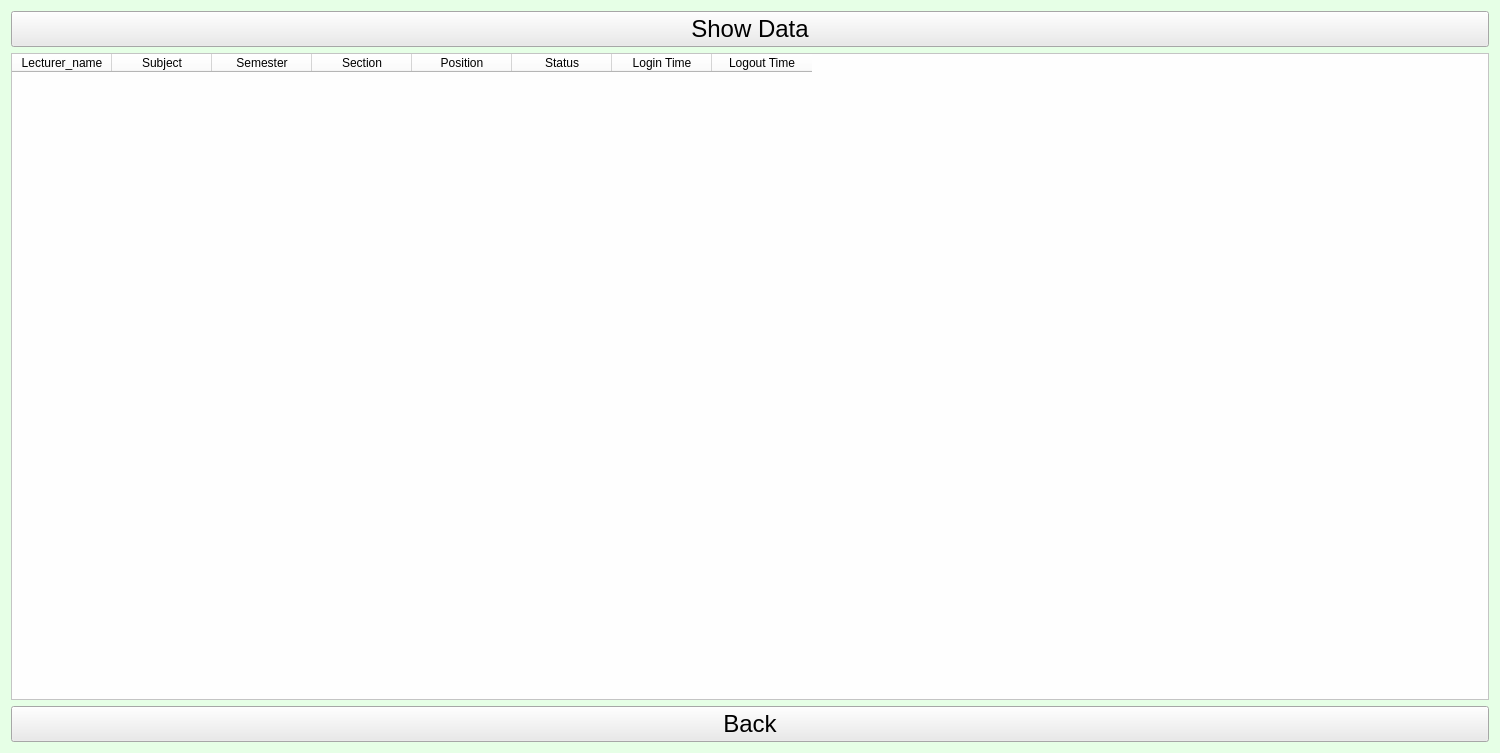
<?xml version="1.0" encoding="UTF-8"?>
<ui version="4.0">
 <class>widget</class>
 <widget class="QWidget" name="widget">
  <property name="geometry">
   <rect>
    <x>0</x>
    <y>0</y>
    <width>1500</width>
    <height>753</height>
   </rect>
  </property>
  <property name="font">
   <font>
    <pointsize>28</pointsize>
    <italic>true</italic>
   </font>
  </property>
  <property name="windowTitle">
   <string>Admin_view_user</string>
  </property>
  <property name="styleSheet">
   <string notr="true">background-color:rgb(230, 255, 230)</string>
  </property>
  <layout class="QVBoxLayout" name="verticalLayout">
   <item>
    <widget class="QPushButton" name="show_data">
     <property name="font">
      <font>
       <pointsize>18</pointsize>
       <italic>false</italic>
      </font>
     </property>
     <property name="styleSheet">
      <string notr="true">background-color:rgb(234, 234, 234)</string>
     </property>
     <property name="text">
      <string>Show Data</string>
     </property>
    </widget>
   </item>
   <item>
    <widget class="QTableWidget" name="tableWidget">
     <property name="styleSheet">
      <string notr="true">background-color:rgb(254, 254, 254);
font: 350 italic 11pt &quot;Segoe UI Semilight&quot;;</string>
     </property>
     <property name="sizeAdjustPolicy">
      <enum>QAbstractScrollArea::AdjustToContents</enum>
     </property>
     <property name="autoScrollMargin">
      <number>20</number>
     </property>
     <column>
      <property name="text">
       <string>Lecturer_name</string>
      </property>
     </column>
     <column>
      <property name="text">
       <string>Subject</string>
      </property>
     </column>
     <column>
      <property name="text">
       <string>Semester</string>
      </property>
     </column>
     <column>
      <property name="text">
       <string>Section</string>
      </property>
     </column>
     <column>
      <property name="text">
       <string>Position</string>
      </property>
     </column>
     <column>
      <property name="text">
       <string>Status</string>
      </property>
     </column>
     <column>
      <property name="text">
       <string>Login Time</string>
      </property>
     </column>
     <column>
      <property name="text">
       <string>Logout Time</string>
      </property>
     </column>
    </widget>
   </item>
   <item>
    <widget class="QPushButton" name="Back">
     <property name="font">
      <font>
       <pointsize>18</pointsize>
       <italic>false</italic>
      </font>
     </property>
     <property name="styleSheet">
      <string notr="true">background-color:rgb(234, 234, 234)</string>
     </property>
     <property name="text">
      <string>Back</string>
     </property>
    </widget>
   </item>
  </layout>
 </widget>
 <resources/>
 <connections/>
</ui>
